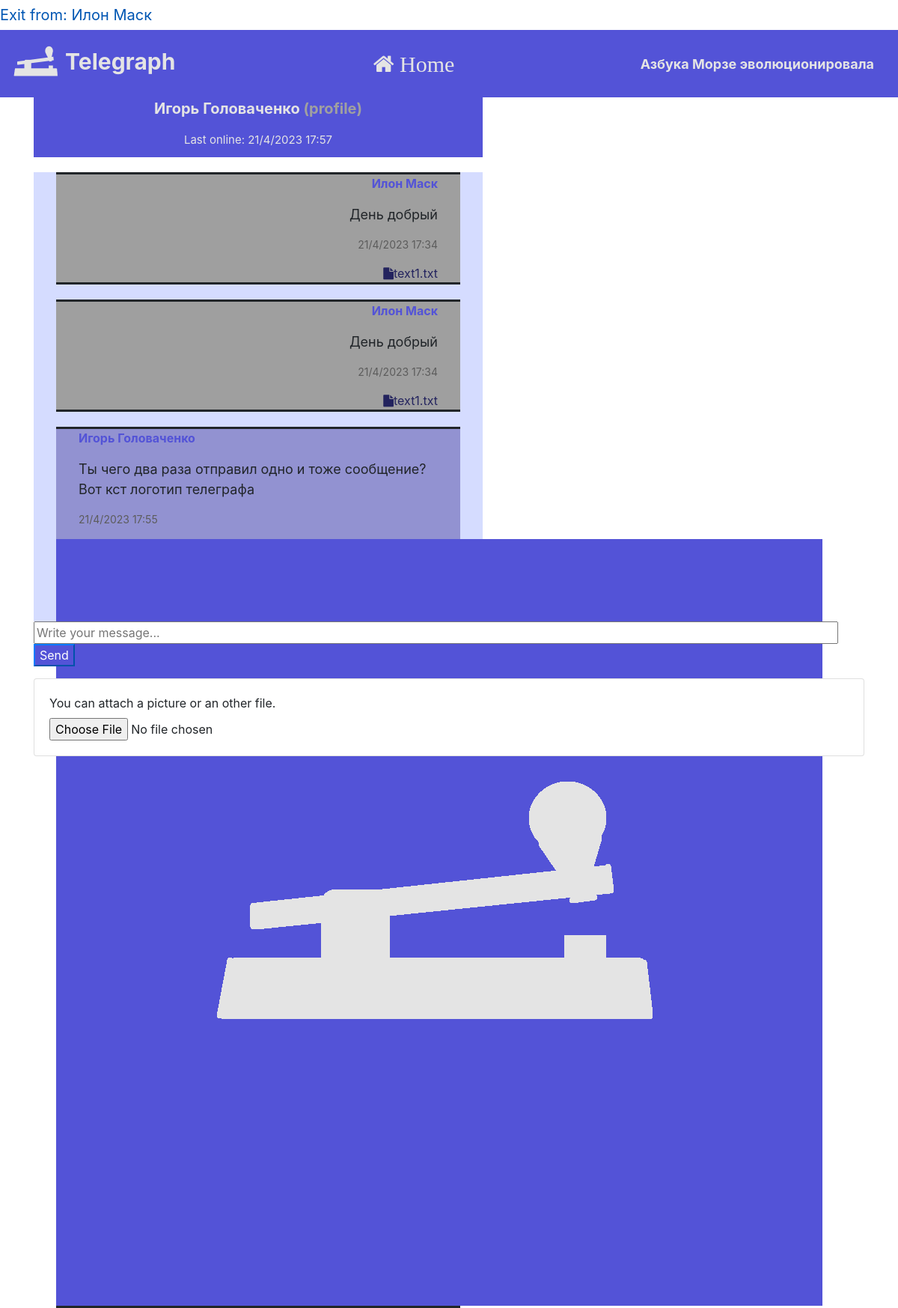
The page /chat/1 (signed in) on the database its author committed.
### data/users.py (models this page shows, shortened)
class User(SqlAlchemyBase, UserMixin, SerializerMixin):
    __tablename__ = 'users'
    id = sqlalchemy.Column(sqlalchemy.Integer,
                           primary_key=True, autoincrement=True)
    username = sqlalchemy.Column(sqlalchemy.String)
    bdate = sqlalchemy.Column(sqlalchemy.Date)
    descript = sqlalchemy.Column(sqlalchemy.String)
    friends = sqlalchemy.Column(sqlalchemy.String, default='')
    city = sqlalchemy.Column(sqlalchemy.String)
    email = sqlalchemy.Column(sqlalchemy.String, unique=True)
    last_online = sqlalchemy.Column(sqlalchemy.DateTime,
                                    default=datetime.datetime.now)
    free_chat = sqlalchemy.Column(sqlalchemy.Boolean)
    hashed_password = sqlalchemy.Column(sqlalchemy.String, nullable=True)

### data/messages.py (models this page shows, shortened)
class Message(SqlAlchemyBase, SerializerMixin):
    __tablename__ = 'messages'
    id = sqlalchemy.Column(sqlalchemy.Integer,
                           primary_key=True, autoincrement=True)
    chat_id = sqlalchemy.Column(sqlalchemy.Integer,
                                sqlalchemy.ForeignKey("chats.id"))
    sender_id = sqlalchemy.Column(sqlalchemy.Integer,
                                  sqlalchemy.ForeignKey("users.id"))
    coded_text = sqlalchemy.Column(sqlalchemy.String)
    send_time = sqlalchemy.Column(sqlalchemy.DateTime,
                                  default=datetime.datetime.now)
    attached_file = sqlalchemy.Column(sqlalchemy.Integer,
                                  sqlalchemy.ForeignKey("files.id"))
    def decode_text(self, text):
        return ''.join([chr(ord(symb) - 19) for symb in text])

### data/file.py (models this page shows)
class File(SqlAlchemyBase, SerializerMixin):
    __tablename__ = 'files'
    id = sqlalchemy.Column(sqlalchemy.Integer,
                           primary_key=True, autoincrement=True)
    avaible_for = sqlalchemy.Column(sqlalchemy.String)
    name = sqlalchemy.Column(sqlalchemy.String)
    content = sqlalchemy.Column(sqlalchemy.BINARY)

### main.py (the view, shortened to what this page needs)
@app.route('/chat/<int:id>', methods=['GET', 'POST'])
def chat(id):
    if not current_user.is_authenticated:
        return redirect("/login")
    db_sess = db_session.create_session()
    current_user.last_online = datetime.datetime.now()
    db_sess.merge(current_user)
    db_sess.commit()
    if current_user.id == id:
        abort(404, message='Вы не можете писать сами себе')
    collab1 = f'{current_user.id}, {id}'
    collab2 = f'{id}, {current_user.id}'
    chat = db_sess.query(Chat).filter((Chat.collaborators == collab1) | (Chat.collaborators == collab2)).first()
    if chat is None:
        chat = Chat(
            collaborators=collab1
            )
        db_sess.add(chat)
        db_sess.commit()
    other = db_sess.query(User).filter(User.id == id).first()
    messages = db_sess.query(Message).filter(Message.chat_id == chat.id).all()
    images = {}
    files = {}
    for msg in messages:
        if msg.attached_file is not None:
            file = db_sess.query(File).filter(File.id == msg.attached_file).first()
            if file is None:
                print('no such file')
                break
            print(file.name.split('.')[-1])
            if file.name.split('.')[-1] in ['png', 'jpg', 'bmp', 'gif', 'ico']:
                if not os.access(f'static/files/{file.name}', os.F_OK):
                    with open(f'static/files/{file.name}', 'wb') as f:
                        f.write(file.content)
                images[msg] = f'static/files/{file.name}'
            else:
                if not os.access(f'static/files/{file.name}', os.F_OK):
                    with open(f'static/files/{file.name}', 'wb') as f:
                        f.write(file.content)
                files[msg] = file.name
    return render_template('chat.html', title=other.username, messages=messages, other=other, message='', images=images, files=files, none=None)

### data/db_session.py (called while the page is built)
def create_session() -> Session:
    global __factory
    return __factory()

### main.py (called while the page is built)
@login_manager.user_loader
def load_user(user_id):
    print(user_id)
    db_sess = db_session.create_session()
    return db_sess.query(User).get(user_id)

### templates/chat.html (shortened to what this page needs)
{% extends "base.html" %}
{% block content %}
<form action="" method="post" enctype="multipart/form-data">
    <div id="name-bar" style="text-align: center; vertical-align: bottom; width: 50vw; height: 80px; background-color: #5353d7">
        <p style="font-size: 20px; color: #e4e4e4; font-weight: bold;">{{other.username}} <a href="/profile/{{other.id}}" style="color: #a0a0a0">(profile)</a></p>
        <p style="font-size: 15px; color: #e4e4e4;">Last online: {{other.last_online.day}}/{{other.last_online.month}}/{{other.last_online.year}} {{other.last_online.hour}}:{{other.last_online.minute}}</p>
    </div>
    <div data-bs-spy="scroll" data-bs-target="#name-bar" data-bs-offset="1000" class="scrollspy-example" tabindex="0" style="background-color: #d5dcff; width: 50vw; height: 600px">
        {% for msg in messages %}
        {% if msg.sender_id == other.id %}
        <div style="border-block: solid; background-color: #9292d1; text-align: left; margin-top: 20px; margin-left: 30px; margin-right: 30px;">
            <p style="color: #5353d7; font-weight: bold; font-size: 16px; margin-left: 30px; margin-right: 30px;">{{other.username}}</p>
            <p style="font-size: 18px; text-align: left; margin-left: 30px; margin-right: 30px; ">{{msg.decode_text(msg.coded_text)}}</p>
            <p style="color: #5c5c5c; font-size: 14px; text-align: left; margin-left: 30px; margin-right: 30px; ">{{msg.send_time.day}}/{{msg.send_time.month}}/{{msg.send_time.year}} {{msg.send_time.hour}}:{{msg.send_time.minute}}</p>
            {% if msg.file != none %}
            {% if images.get(msg) != none %}
            <img src="{{images[msg]}}" alt="Failed to load this image">
            {% else %}
            <a href="/read_file/{{files[msg]}}" style="color: #23235e; font-size: 16px; text-align: left; margin-left: 30px; "><span class="fa fa-file"></span>{{files[msg]}}</a>
            {% endif %}
            {% endif %}
        </div>
        {% else %}
        <div style="border-block: solid; background-color: #9f9f9f; text-align: right; margin-top: 20px; margin-left: 30px; margin-right: 30px;">
            <p style="color: #5353d7; font-weight: bold; font-size: 16px; margin-left: 30px; margin-right: 30px;">{{current_user.username}}</p>
            <p style="font-size: 18px; text-align: right; margin-left: 30px; margin-right: 30px; ">{{msg.decode_text(msg.coded_text)}}</p>
            <p style="color: #5c5c5c; font-size: 14px; text-align: right; margin-left: 30px; margin-right: 30px; ">{{msg.send_time.day}}/{{msg.send_time.month}}/{{msg.send_time.year}} {{msg.send_time.hour}}:{{msg.send_time.minute}}</p>
            {% if msg.file != none %}
            {% if images.get(msg) != none %}
            <img src="{{images[msg]}}" alt="Failed to load this image">
            {% else %}
            <a href="/read_file/{{files[msg]}}" style="color: #23235e; font-size: 16px; text-align: right; margin-right: 30px; "><span class="fa fa-file"></span>{{files[msg]}}</a>
            {% endif %}
            {% endif %}
        </div>
        {% endif %}
        {% endfor %}
    </div>
    <input type="text" placeholder="Write your message..." name="message_text" size="100" />
    <input class="button btn-primary" type="submit" value="Send" name="message_button" style="background-color: #5353d7" />
    <p>
        <div class="card card-body form-group">
            <label for="photo">You can attach a picture or an other file.</label>
            <input type="file" class="form-control-file" id="photo" name="file" value="Choose a photo">
        </div>
    </p>
</form>
{% endblock %}

### templates/base.html (shortened to what this page needs)
<!doctype html>
<html lang="en">
<head>
    <link rel="stylesheet"
          href="https://stackpath.bootstrapcdn.com/bootstrap/4.4.1/css/bootstrap.min.css"
>
    <link rel="stylesheet" href="https://maxcdn.bootstrapcdn.com/font-awesome/4.5.0/css/font-awesome.min.css">
</head>
<body>
    <nav>
        {% if current_user.is_authenticated %}
        <a class="navbar-brand" href="/logout">Exit from: {{ current_user.username }}</a>
        {% else %}
        <p>
            <a class="btn btn-primary " href="/register">Зарегистрироваться</a>
            <a class="btn btn-success" href="/login">Войти</a>
        </p>
        {% endif %}
    </nav>
    <header>
        <nav class="navbar navbar-light mainbar">
            <a class="navbar-brand" style="font-size: 30px; color: #e4e4e4; font-weight: bold;" href="#"><img src="static/images/t2.png" height="64" width="64">  Telegraph</a>
            <a style="font-size: 30px; color: #e4e4e4; font-weight: bold;" href="/"><i class="fa fa-home" aria-hidden="true"> Home</i></a>
            <a class="navbar-brand" style="font-size: 18px; color: #e4e4e4; font-weight: bold;" href="#">Азбука Морзе эволюционировала</a>
        </nav>
    </header>
    <main role="main" class="container">
        {% block content %}{% endblock %}
    </main>
</body>
</html>

### templates/base.html (style rules this page uses)
.mainbar { background-color: #5353d7; }

### rows shown on the page
User: username "Илон Маск"
User: username "Игорь Головаченко", last_online.day "21", last_online.month "4", last_online.year "2023", last_online.hour "17", last_online.minute "57"
Message: decode_text "День добрый", send_time.day "21", send_time.month "4", send_time.year "2023", send_time.hour "17", send_time.minute "34"
File: name "text1.txt"
Message: decode_text "День добрый", send_time.day "21", send_time.month "4", send_time.year "2023", send_time.hour "17", send_time.minute "34"
File: name "text1.txt"
Message: decode_text "Ты чего два раза отправил одно и тоже сообщение? Вот кст логотип телеграфа", send_time.day "21", send_time.month "4", send_time.year "2023", send_time.hour "17", send_time.minute "55"
